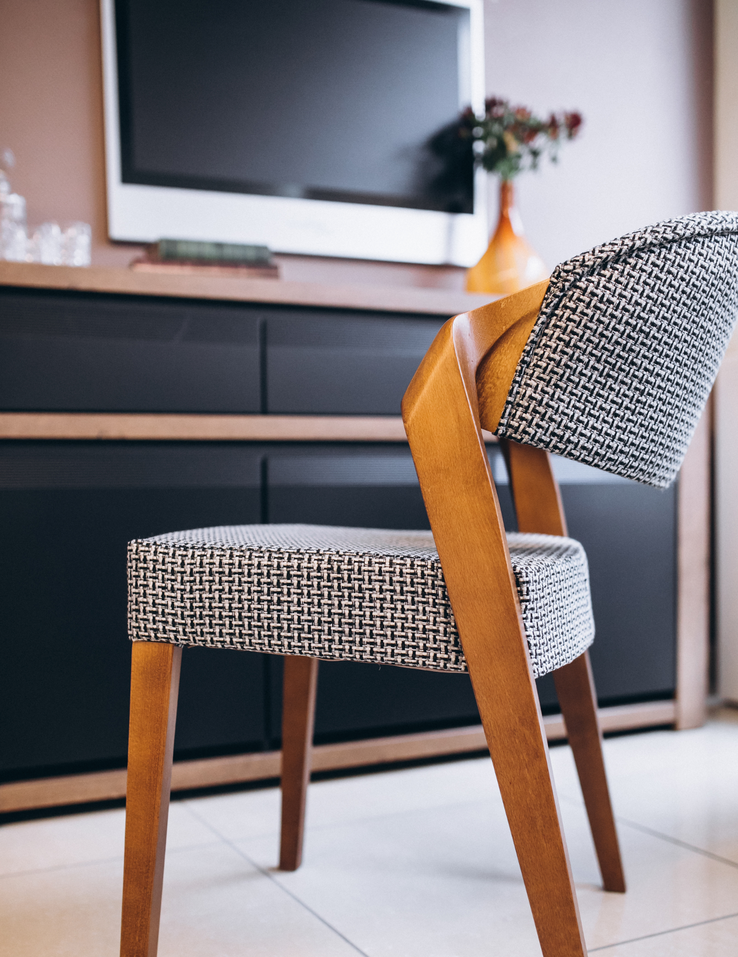
#> input picture img/chair-1.png, 738 x 957 px, shrunk from 1200 x 1556 before the run
$ python alpha-blending.py
#> lines starting #> are read from the running program, lines starting #| are printed output that depends on the picture
#!/usr/bin/env python3
# -*- coding: utf-8 -*-
#
# FILE: alpha-blending.py
#
# @author: Arafat Hasan Jenin <opendoor.arafat[at]gmail[dot]com>
#
# DATE CREATED: 07-12-19 12:39:50 (+06)
# LAST MODIFIED: 23-12-19 00:25:11 (+06)
#
# DEVELOPMENT HISTORY:
# Date         Version     Description
# --------------------------------------------------------------------
# 07-12-19     1.0         Deleted code is debugged code.
#
#               _/  _/_/_/_/  _/      _/  _/_/_/  _/      _/
#              _/  _/        _/_/    _/    _/    _/_/    _/
#             _/  _/_/_/    _/  _/  _/    _/    _/  _/  _/
#      _/    _/  _/        _/    _/_/    _/    _/    _/_/
#       _/_/    _/_/_/_/  _/      _/  _/_/_/  _/      _/
#
##############################################################################

import cv2
import numpy as np
from matplotlib import pyplot as plt
import os
import sys

if __name__ == '__main__':
    path1 = 'img/chair-1.png'
    path2 = 'img/dog-main-1.png'
    path3 = 'img/dog-alpha-1.png'

    if os.path.isfile(path1):
        background = cv2.imread(path1, cv2.IMREAD_GRAYSCALE)
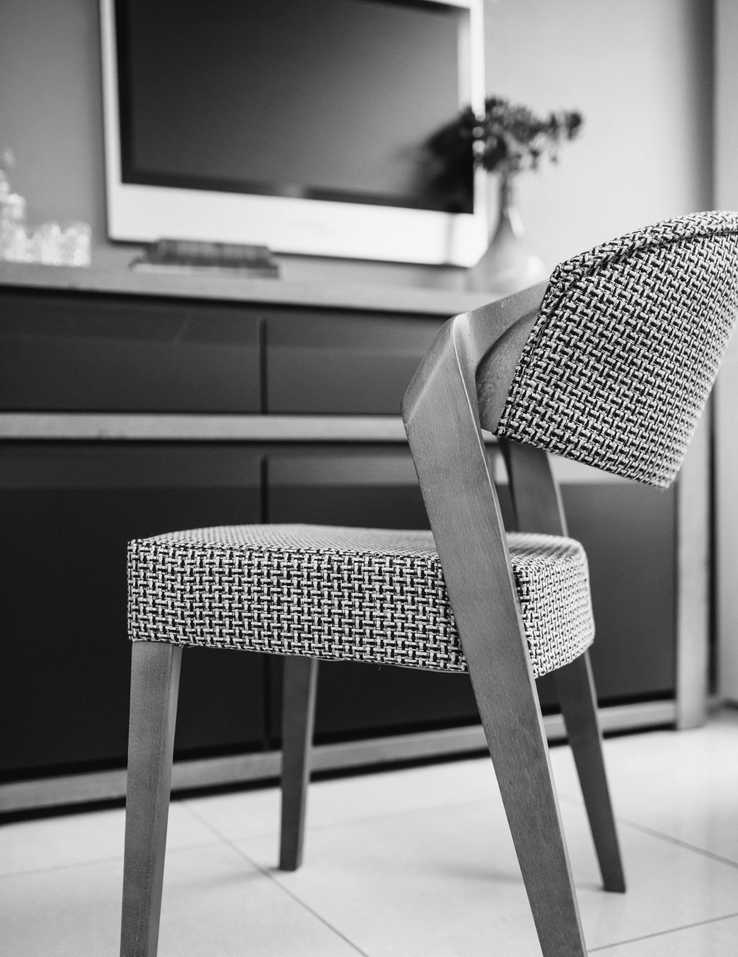
#> background: shape (957, 738); min 0, max 255, mean 126
        print("[INFO] Background image has been read sucessfully...")
    else:
        print("[INFO] The file '" + path1 + "' does not exist.")
        sys.exit(0)

    if os.path.isfile(path2):
        foreground = cv2.imread(path2, cv2.IMREAD_GRAYSCALE)
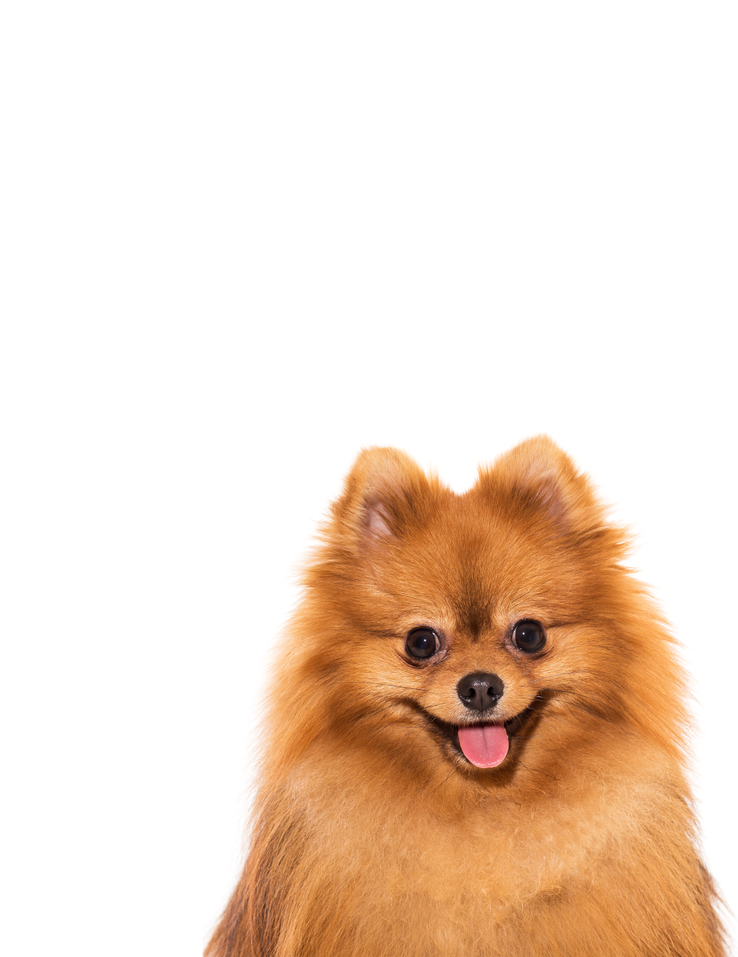
#> input picture img/dog-main-1.png, 738 x 957 px, shrunk from 1200 x 1556 before the run
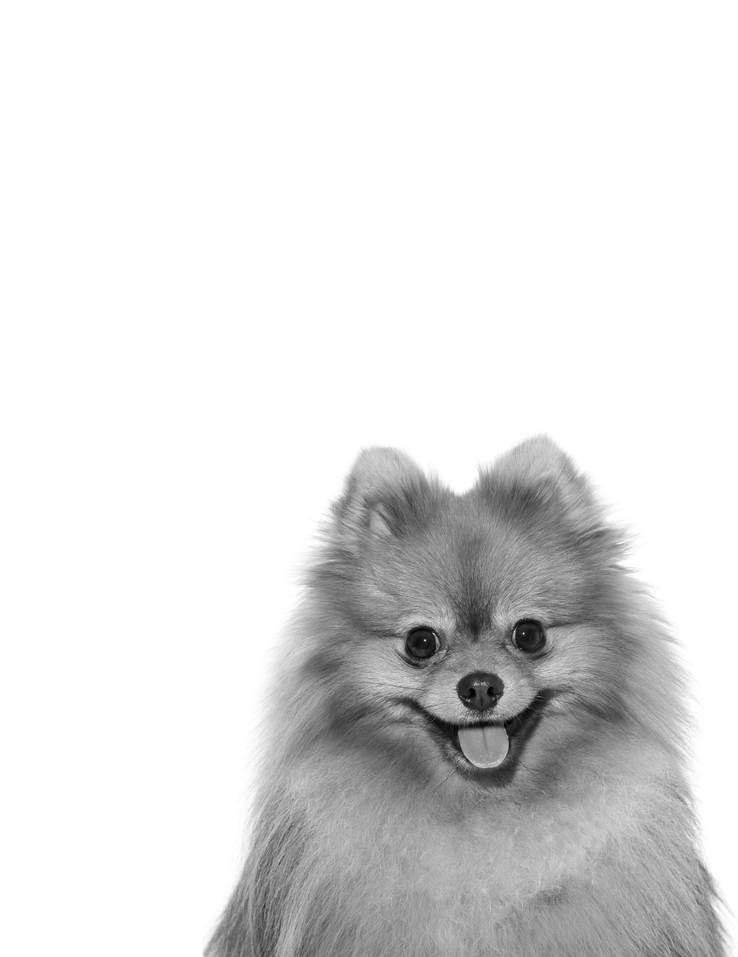
#> foreground: shape (957, 738); min 0, max 255, mean 224.6
        print("[INFO] Foreground image has been read sucessfully...")
    else:
        print("[INFO] The file '" + path2 + "' does not exist.")
        sys.exit(0)

    if os.path.isfile(path3):
        alphaMask = cv2.imread(path3, cv2.IMREAD_GRAYSCALE)
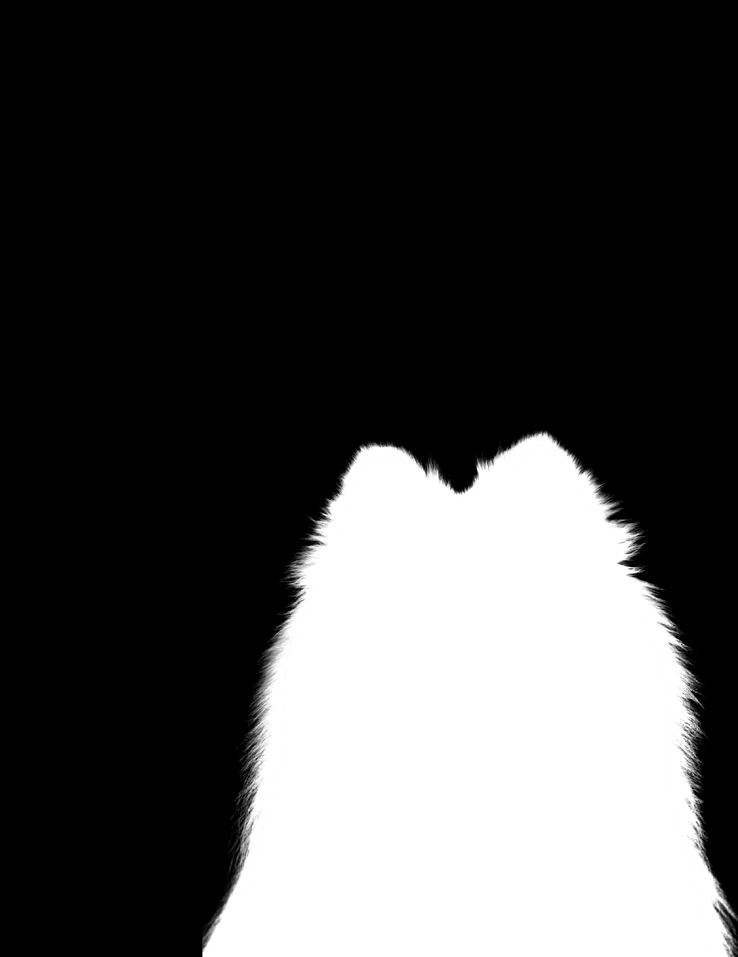
#> input picture img/dog-alpha-1.png, 738 x 957 px, shrunk from 1200 x 1556 before the run
#> alphaMask is the input picture: shape (957, 738); min 0, max 255, mean 73.1
        print("[INFO] Alpha Mask image has been read sucessfully...")
    else:
        print("[INFO] The file '" + path3 + "' does not exist.")
        sys.exit(0)

    if foreground.shape != background.shape or background.shape != alphaMask.shape:
        print(
            "[INFO] Image sizes are not identical, resizing possible but not recommended."
        )
        print("[INFO] Aborting program...")
        sys.exit(0)

    alphaCpy = alphaMask
    rows, cols = background.shape
#> rows = 957; cols = 738
    output = np.zeros((rows, cols), dtype='float')

    foreground = foreground.astype(float)
    background = background.astype(float)
    alphaMask = alphaMask.astype(float) / 255

    print("[INFO] Blending on progress...")
    for row in range(rows):
        for col in range(cols):
            tmp = alphaMask[row, col] * foreground[row, col] + \
                    (1 - alphaMask[row, col]) * background[row, col]
            output[row, col] = max(0, min(tmp, 255))
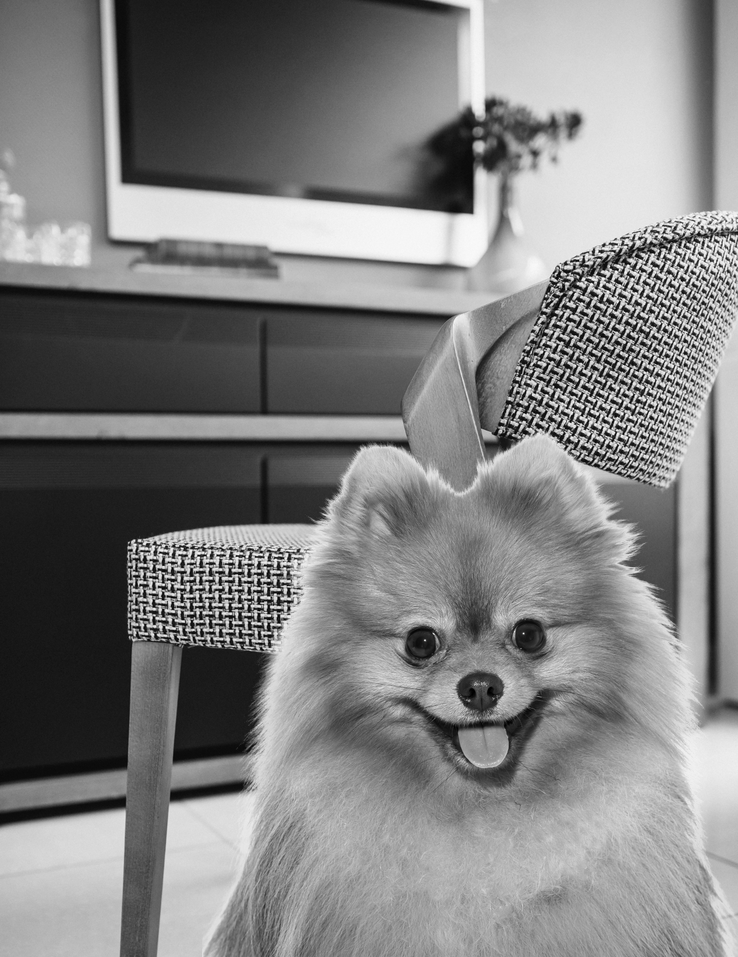
#> output: shape (957, 738) float64; min 0, max 255, mean 128.5
    print("[INFO] Done...")

    titles = [
        'Background Image', 'Foreground Image', 'Alpha Mask', 'Output Image'
    ]
    imgarr = [background, foreground, alphaCpy, output]
    for i in range(4):
        plt.subplot(2, 2, i + 1)
        plt.imshow(imgarr[i], cmap='gray', vmin=0, vmax=255)
        plt.title(titles[i])
        plt.xticks([])
        plt.yticks([])

    plt.show()

    print("[INFO] All operations finished successfully...")
